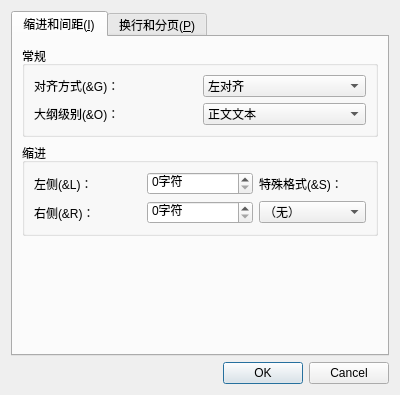
<?xml version="1.0" encoding="UTF-8"?>
<ui version="4.0">
 <class>ParagraphDialog</class>
 <widget class="QDialog" name="ParagraphDialog">
  <property name="geometry">
   <rect>
    <x>0</x>
    <y>0</y>
    <width>400</width>
    <height>395</height>
   </rect>
  </property>
  <property name="windowTitle">
   <string>段落</string>
  </property>
  <layout class="QVBoxLayout" name="verticalLayout">
   <item>
    <widget class="QTabWidget" name="tabWidget">
     <property name="currentIndex">
      <number>0</number>
     </property>
     <widget class="QWidget" name="tab">
      <attribute name="title">
       <string>缩进和间距(&amp;I)</string>
      </attribute>
      <layout class="QVBoxLayout" name="verticalLayout_2">
       <item>
        <widget class="QGroupBox" name="groupBox">
         <property name="title">
          <string>常规</string>
         </property>
         <layout class="QGridLayout" name="gridLayout">
          <item row="0" column="0">
           <widget class="QLabel" name="label">
            <property name="text">
             <string>对齐方式(&amp;G)：</string>
            </property>
           </widget>
          </item>
          <item row="0" column="1">
           <widget class="QComboBox" name="comboBox">
            <item>
             <property name="text">
              <string>左对齐</string>
             </property>
            </item>
            <item>
             <property name="text">
              <string>右对齐</string>
             </property>
            </item>
            <item>
             <property name="text">
              <string>居中</string>
             </property>
            </item>
           </widget>
          </item>
          <item row="1" column="0">
           <widget class="QLabel" name="label_2">
            <property name="text">
             <string>大纲级别(&amp;O)：</string>
            </property>
           </widget>
          </item>
          <item row="1" column="1">
           <widget class="QComboBox" name="comboBox_2">
            <item>
             <property name="text">
              <string>正文文本</string>
             </property>
            </item>
            <item>
             <property name="text">
              <string>1级</string>
             </property>
            </item>
            <item>
             <property name="text">
              <string>2级</string>
             </property>
            </item>
            <item>
             <property name="text">
              <string>3级</string>
             </property>
            </item>
           </widget>
          </item>
         </layout>
        </widget>
       </item>
       <item>
        <widget class="QGroupBox" name="groupBox_2">
         <property name="title">
          <string>缩进</string>
         </property>
         <layout class="QGridLayout" name="gridLayout_2">
          <item row="0" column="0">
           <widget class="QLabel" name="label_3">
            <property name="text">
             <string>左侧(&amp;L)：</string>
            </property>
           </widget>
          </item>
          <item row="0" column="1">
           <widget class="QSpinBox" name="spinBox">
            <property name="suffix">
             <string>字符</string>
            </property>
           </widget>
          </item>
          <item row="0" column="2">
           <widget class="QLabel" name="label_5">
            <property name="text">
             <string>特殊格式(&amp;S)：</string>
            </property>
           </widget>
          </item>
          <item row="1" column="0">
           <widget class="QLabel" name="label_4">
            <property name="text">
             <string>右侧(&amp;R)：</string>
            </property>
           </widget>
          </item>
          <item row="1" column="1">
           <widget class="QSpinBox" name="spinBox_2">
            <property name="suffix">
             <string>字符</string>
            </property>
           </widget>
          </item>
          <item row="1" column="2">
           <widget class="QComboBox" name="comboBox_3">
            <item>
             <property name="text">
              <string>（无）</string>
             </property>
            </item>
            <item>
             <property name="text">
              <string>首行缩进</string>
             </property>
            </item>
            <item>
             <property name="text">
              <string>悬挂缩进</string>
             </property>
            </item>
           </widget>
          </item>
         </layout>
        </widget>
       </item>
       <item>
        <spacer name="verticalSpacer">
         <property name="orientation">
          <enum>Qt::Vertical</enum>
         </property>
         <property name="sizeHint" stdset="0">
          <size>
           <width>20</width>
           <height>40</height>
          </size>
         </property>
        </spacer>
       </item>
      </layout>
     </widget>
     <widget class="QWidget" name="tab_2">
      <attribute name="title">
       <string>换行和分页(&amp;P)</string>
      </attribute>
     </widget>
    </widget>
   </item>
   <item>
    <widget class="QDialogButtonBox" name="buttonBox">
     <property name="orientation">
      <enum>Qt::Horizontal</enum>
     </property>
     <property name="standardButtons">
      <set>QDialogButtonBox::Cancel|QDialogButtonBox::Ok</set>
     </property>
    </widget>
   </item>
  </layout>
 </widget>
 <resources/>
 <connections>
  <connection>
   <sender>buttonBox</sender>
   <signal>accepted()</signal>
   <receiver>ParagraphDialog</receiver>
   <slot>accept()</slot>
   <hints>
    <hint type="sourcelabel">
     <x>248</x>
     <y>254</y>
    </hint>
    <hint type="destinationlabel">
     <x>157</x>
     <y>274</y>
    </hint>
   </hints>
  </connection>
  <connection>
   <sender>buttonBox</sender>
   <signal>rejected()</signal>
   <receiver>ParagraphDialog</receiver>
   <slot>reject()</slot>
   <hints>
    <hint type="sourcelabel">
     <x>316</x>
     <y>260</y>
    </hint>
    <hint type="destinationlabel">
     <x>286</x>
     <y>274</y>
    </hint>
   </hints>
  </connection>
 </connections>
</ui>
